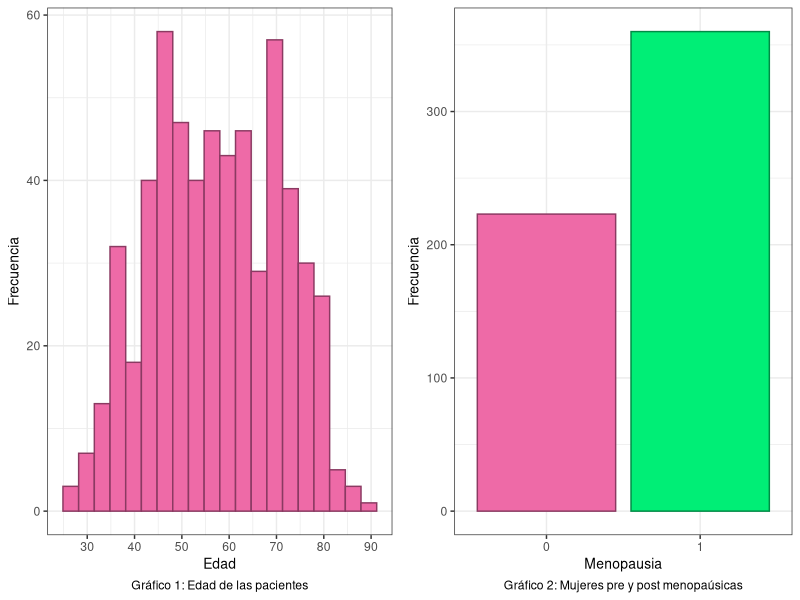
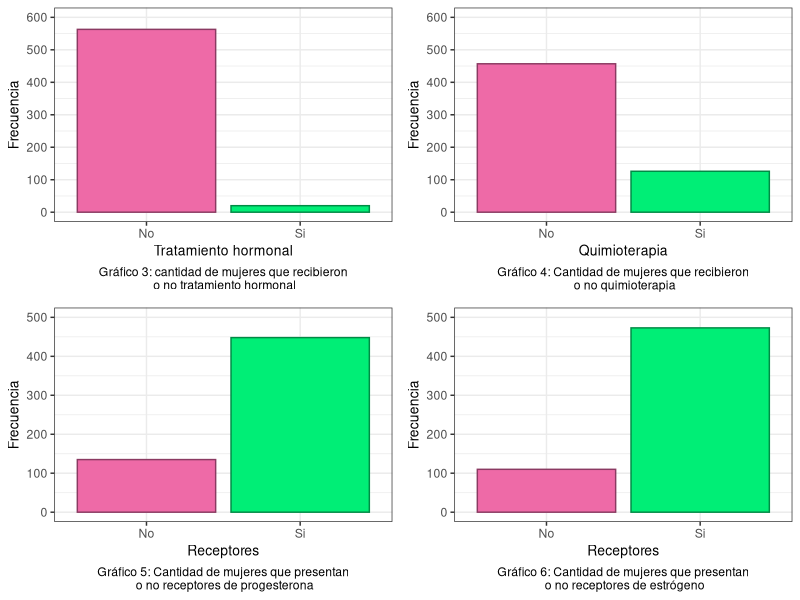
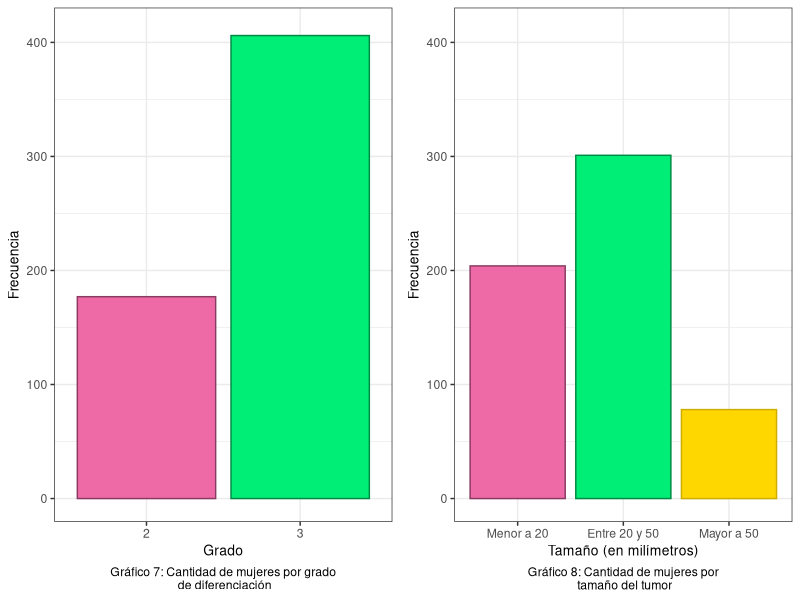
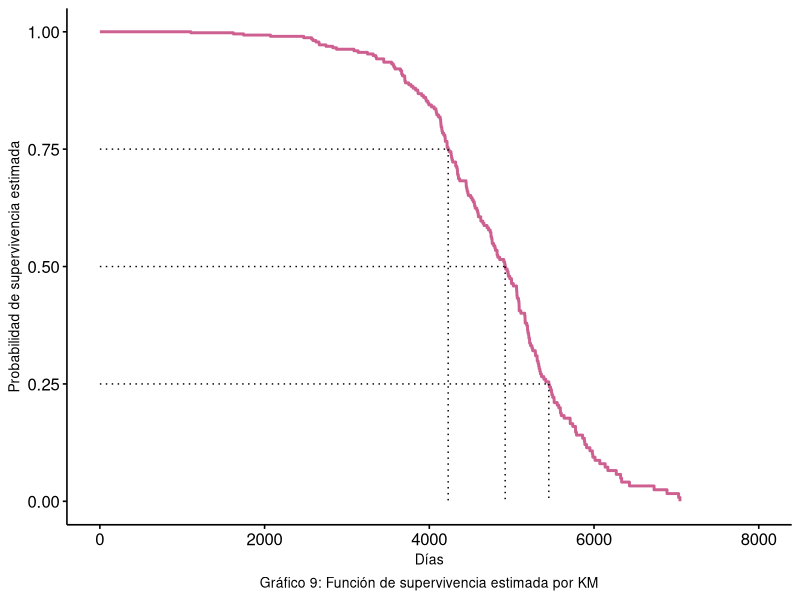
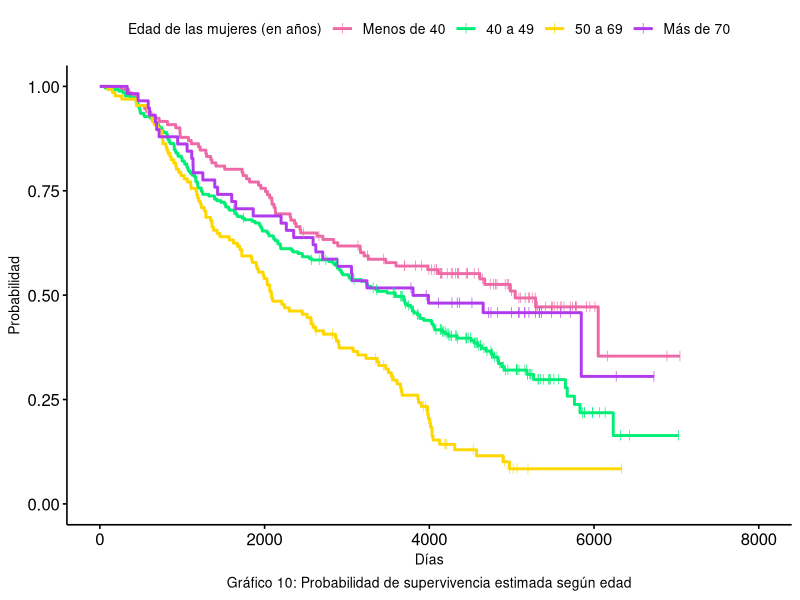
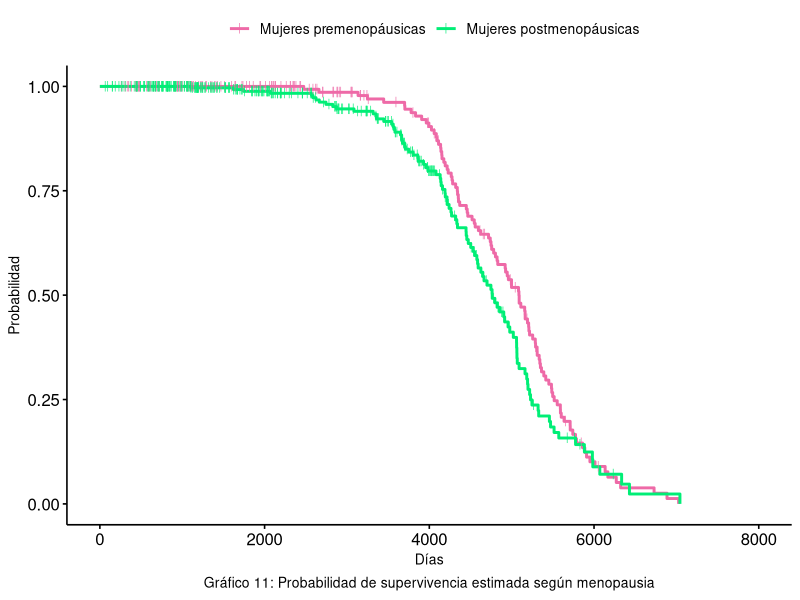
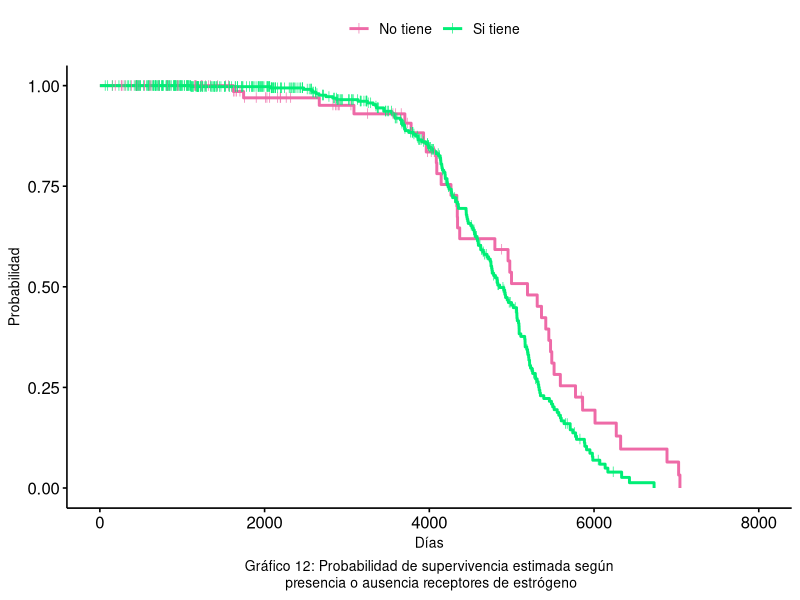
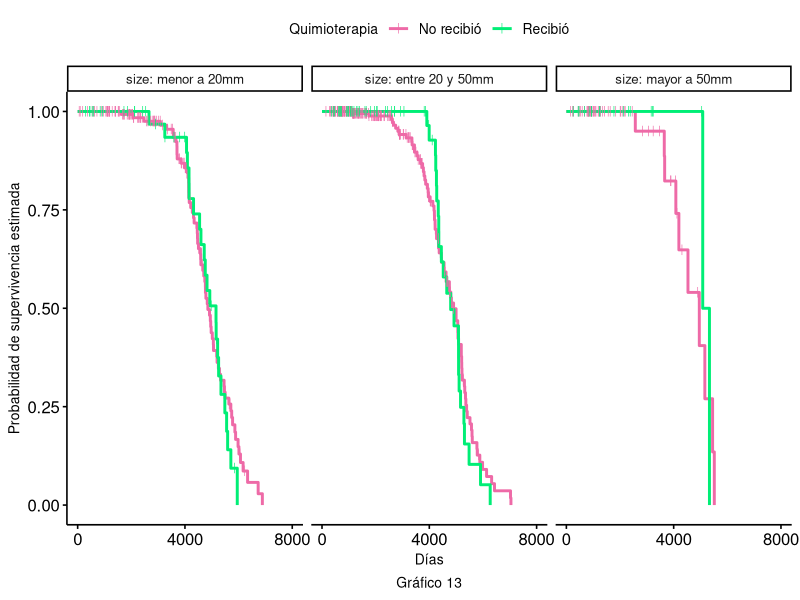

The R script that drew these images, in order:
## ---- chunk 1
library(survival)
library(tidyverse)
library(gridExtra)

datos <- rotterdam %>%
  filter(year <= 1985) %>%
  select(-c(nodes, rtime, recur))


#Conteo de eventos y censuras
#datos %>% 
#  count(death)

# Variable age

grafico1 <- ggplot(data = datos, aes(x = age)) +
  geom_histogram(bins = 20,fill = "hotpink2",
                 color = "hotpink4") +
  scale_x_continuous(breaks = seq(30, 90, by=10)) +
  labs(caption = "Gráfico 1: Edad de las pacientes",
       x = "Edad",
       y = "Frecuencia") +
  theme_bw() +
  theme(axis.title = element_text(size = 10),
        plot.caption = element_text(hjust = 0.5))

# Variable "meno"

grafico2 <- ggplot(data = datos, 
                   aes(x = factor(meno), fill = factor(meno),
                       color = factor(meno))) +
  geom_bar(size = 0.5) +
  scale_fill_manual(values = c("hotpink2","springgreen2")) +
  scale_color_manual(values = c("hotpink4","springgreen4")) +
  labs(caption = "Gráfico 2: Mujeres pre y post menopaúsicas",
       x = "Menopausia",
       y = "Frecuencia") +
  theme_bw() +
  theme(axis.title = element_text(size = 10),
        legend.position = "none",
        plot.caption = element_text(hjust = 0.5))


## ---- chunk 2
grid.arrange(grafico1, grafico2, ncol=2)
## ---- chunk 3

# Variable hormon
grafico3 <- ggplot(data = datos, aes(x=factor(hormon), fill = factor(hormon), color = factor(hormon)))+
  geom_bar(size = 0.5) +
  scale_fill_manual(values = c("hotpink2","springgreen2")) +
  scale_color_manual(values = c("hotpink4","springgreen4")) +
  scale_y_continuous(breaks = seq(0, 600, 100), limits = c(0,600)) +
  scale_x_discrete(label = c("No", "Si")) + 
 labs(caption = "Gráfico 3: cantidad de mujeres que recibieron\n o no tratamiento hormonal",
       x = "Tratamiento hormonal",
       y = "Frecuencia")+
  theme_bw() +
  theme(axis.title = element_text(size = 10),
        legend.position = "none", 
        plot.caption = element_text(hjust = 0.5))

# Variable chemo
grafico4 <- ggplot(data = datos, aes(x=factor(chemo), fill = factor(chemo), color = factor(chemo)))+
  geom_bar(size = 0.5) +
  scale_fill_manual(values = c("hotpink2","springgreen2")) +
  scale_color_manual(values = c("hotpink4","springgreen4")) +
  scale_x_discrete(label = c("No", "Si")) + 
  scale_y_continuous(breaks = seq(0, 600, 100), limits = c(0,600)) +
 labs(caption = "Gráfico 4: Cantidad de mujeres que recibieron\n o no quimioterapia",
       x = "Quimioterapia",
       y = "Frecuencia")+
  theme_bw() +
  theme(axis.title = element_text(size = 10),
        legend.position = "none", 
        plot.caption = element_text(hjust = 0.5))


# Variable pgr
datos_graf <- datos %>% 
  mutate(pgr_cat = ifelse(pgr == 0, 0, 1),
         er_cat = ifelse(er == 0, 0, 1))

grafico5 <- ggplot(data = datos_graf, aes(x = factor(pgr_cat), fill = factor(pgr_cat), color = factor(pgr_cat))) +
  geom_bar(size = 0.5) +
  scale_fill_manual(values = c("hotpink2","springgreen2")) +
  scale_color_manual(values = c("hotpink4","springgreen4")) +
  scale_x_discrete(label = c("No", "Si")) + 
  scale_y_continuous(breaks = seq(0, 500, 100), limits = c(0,500)) +
  labs(caption = "Gráfico 5: Cantidad de mujeres que presentan\n o no receptores de progesterona",
       x = "Receptores",
       y = "Frecuencia")+
  theme_bw() + 
  theme(axis.title = element_text(size = 10),
        legend.position = "none",
        plot.caption = element_text(hjust = 0.5))

# Variable er

grafico6 <- ggplot(data = datos_graf, aes(x = factor(er_cat), fill = factor(er_cat), color = factor(er_cat))) +
  geom_bar(size = 0.5) +
  scale_fill_manual(values = c("hotpink2","springgreen2")) +
  scale_color_manual(values = c("hotpink4","springgreen4")) +
  scale_x_discrete(label = c("No", "Si")) + 
  scale_y_continuous(breaks = seq(0, 500, 100), limits = c(0,500)) +
  labs(caption = "Gráfico 6: Cantidad de mujeres que presentan\n o no receptores de estrógeno",
       x = "Receptores",
       y = "Frecuencia")+
  theme_bw() + 
  theme(axis.title = element_text(size = 10),
        legend.position = "none",
        plot.caption = element_text(hjust = 0.5))

## ---- chunk 4
grid.arrange(grafico3, grafico4, grafico5, grafico6, nrow = 2)
## ---- chunk 5

grafico7 <- ggplot(data = datos, aes(x = factor(grade), fill = factor(grade), color = factor(grade))) +
  geom_bar(size = 0.5) +
  scale_fill_manual(values = c("hotpink2","springgreen2")) +
  scale_color_manual(values = c("hotpink4","springgreen4")) +
  scale_y_continuous(breaks = seq(0, 400, 100), limits = c(0,410)) +
  labs(caption = "Gráfico 7: Cantidad de mujeres por grado\n de diferenciación",
       x = "Grado",
       y = "Frecuencia")+
  theme_bw() +
  theme(axis.title = element_text(size = 10),
        legend.position = "none",
        plot.caption = element_text(hjust = 0.5))

# Variable size

grafico8 <- ggplot(data = datos, aes(x = size, fill = size, color = size)) +
  geom_bar(size = 0.5) +
  scale_fill_manual(values = c("hotpink2","springgreen2", "gold")) +
  scale_color_manual(values = c("hotpink4","springgreen4", "gold3")) +
  scale_x_discrete(labels = c("Menor a 20", "Entre 20 y 50", "Mayor a 50")) +
  scale_y_continuous(breaks = seq(0, 400, 100), limits = c(0,410)) +
  labs(caption = "Gráfico 8: Cantidad de mujeres por\n tamaño del tumor",
       x = "Tamaño (en milímetros)",
       y = "Frecuencia") +
  theme_bw() +
  theme(axis.title = element_text(size = 10),
        legend.position = "none",
        plot.caption = element_text(hjust = 0.5))


## ---- chunk 6
grid.arrange(grafico7, grafico8, nrow=1, ncol = 2 )
## ---- chunk 7
library(survival)
library(survminer)
library(survMisc)
library(ggpubr)

KM.surv <- survfit(Surv(dtime, death == 0 ) ~ 1, data = datos)
#"death == 0" indica la censura.

cuantiles <- data.frame(cbind(
  q = c(.25, .5, .75),
  km.quantile = quantile(KM.surv)$quantile
))

ggsurvplot(fit = KM.surv, data = datos,
           palette = "hotpink3",
           conf.int = F,
           censor = F,
           xlab = "Días",  
           ylab = "Probabilidad de supervivencia estimada",
           legend = "none",
           legend.title="",
           ggtheme = theme_survminer() + 
             theme(axis.title.x = element_text(size = 10),
                   axis.title.y = element_text(size = 10),
                   plot.caption = element_text(hjust = 0.5, size = 10)))$plot + 
  geom_segment(data = cuantiles, aes(x = km.quantile, xend = km.quantile,  y = 1-q, yend = 0), lty = 3) +
  geom_segment(data = cuantiles, aes(x = 0, xend = km.quantile,  y = 1-q, yend = 1-q), lty = 3) +
  labs(caption = "Gráfico 9: Función de supervivencia estimada por KM")
## ---- chunk 8
library(knitr)
# Datos para la tabla
datos_tabla <- data.frame(
  Variable = c("Rango de edad", "Menopausia","Tratamiento hormonal",
               "Quimioterapia","Receptores de progesterona", 
               "Receptores de estrógeno", "Grado de diferenciación", "Tamaño"),
  Test = c("Wilcoxon generalizado", "Wilcoxon generalizado", "Peto-Peto", 
           "Wilcoxon generalizado", "Log-Rank", "Log-Rank", "Log-Rank", "Log-Rank"),
  p_value = c("< 0.0001", "0.01", "0.40", "0.22","0.77", "0.06", "0.44", "0.62")
)

# Imprimir tabla
kable(datos_tabla, align = "c")
## ---- chunk 9
# Función de supervivencia según edad (agrupada en intervalos)
datos1 <- datos %>% 
  mutate(age_range = case_when(
    age < 40 ~ "Menos de 40",
    age >= 40 & age < 50 ~ "40s",
    age >= 50 & age < 70 ~ "50s y 60s",
    age >= 70 ~ "Más de 70"
  ))

KM.segun.age <- survfit(Surv(dtime, death) ~ age_range, data = datos1)

mediana <- data.frame(cbind(
  q = 0.5,
  quantile(KM.segun.age)$quantile 
  #Le saco lo del "km.quantile" porque no lo pone al ser varias categorias.
))


ggsurvplot(fit = KM.segun.age, data = datos1, 
           palette = c("hotpink2", "springgreen2","gold", "darkorchid2"),
           conf.int = F, 
           censor.shape = 124,
           censor.size = 2.5,
           # pval = T,
           # pval.method = T,
           # log.rank.weights = "n",
           xlab = "Días", 
           ylab = "Probabilidad",
           legend.title = "Edad de las mujeres (en años)",
           legend.labs = c("Menos de 40", "40 a 49", "50 a 69","Más de 70"),
           ggtheme = theme_survminer() + 
             theme(axis.title.x = element_text(size = 10),
                   axis.title.y = element_text(size = 10),
                   plot.caption = element_text(hjust = 0.5, size = 10))
           )+ labs(caption = "Gráfico 10: Probabilidad de supervivencia estimada según edad") 
## ---- chunk 10
# Función de supervivencia según menopausia

KM.segun.meno <- survfit(Surv(dtime, death == 0) ~ meno, data = datos)

mediana <- data.frame(cbind(
  q = 0.5,
  quantile(KM.segun.meno)$quantile
))

ggsurvplot(fit = KM.segun.meno, data = datos1,
           palette = c("hotpink2", "springgreen2"),
           conf.int = F, 
           censor.shape = 124,
           censor.size = 2.5,
           xlab = "Días", 
           ylab = "Probabilidad",
           legend.title="",
           legend.labs = c("Mujeres premenopáusicas", "Mujeres postmenopáusicas"),
           ggtheme = theme_survminer() + 
             theme(axis.title.x = element_text(size = 10),
                   axis.title.y = element_text(size = 10),
                   plot.caption = element_text(hjust = 0.5, size = 10))
           #,pval = T, 
           #pval.method = T,
           #log.rank.weights = "n"
           )+ labs(caption = "Gráfico 11: Probabilidad de supervivencia estimada según menopausia") 
## ---- chunk 11
KM.segun.er <- survfit(Surv(dtime, death == 0) ~ er_cat, data = datos_graf)

mediana <- data.frame(cbind(
  q = 0.5,
  quantile(KM.segun.er)$quantile 
))

ggsurvplot(fit = KM.segun.er, data = datos_graf,
           palette = c("hotpink2", "springgreen2"),
           conf.int = F, 
           censor.shape = 124,
           censor.size = 2.5,
           legend.title="",
           legend.labs = c("No tiene", "Si tiene"),
           xlab = "Días", 
           ylab = "Probabilidad",
           ggtheme = theme_survminer() + 
             theme(axis.title.x = element_text(size = 10),
                   axis.title.y = element_text(size = 10),
                   plot.caption = element_text(hjust = 0.5, size = 10))
           #,pval = T, pval.method = T
           ) + labs(caption = "Gráfico 12: Probabilidad de supervivencia estimada según\n presencia o ausencia receptores de estrógeno") 
## ---- chunk 12

# Función de supervivencia según si recibó o no quimioterapia (Gráfico 15)
KM.segun.chemo <- survfit(Surv(dtime, death == 0) ~ chemo, data = datos)

# Modificación del conjunto de datos para proxima aplicación (Gráfico 16):
datos2 <- datos %>% 
  mutate(Scores_size = case_when(
    size == "<=20" ~ 1,
    size == "20-50" ~ 2,
    size == ">50" ~ 3
  ))


## ---- chunk 13
#Esto haría es test estratificado pero no da significativo, si queres podemos mostrarlo para que vean que sabemos hacer un test estratficado.
a <- survdiff(Surv(dtime, death) ~ chemo + strata(Scores_size), data = datos2)

levels(datos2$size) <- c("menor a 20mm", "entre 20 y 50mm", "mayor a 50mm")

ggsurvplot(fit = KM.segun.chemo, data = datos2,
           palette = c("hotpink2", "springgreen2"),
           conf.int = F, 
           censor.shape = 124,
           censor.size = 2.5,
           legend.title="Quimioterapia",
           legend.labs = c("No recibió", "Recibió"),
           xlab = "Días", 
           ylab = "Probabilidad de supervivencia estimada",
           facet.by = "size",
           ggtheme = theme_survminer() + 
             theme(axis.title.x = element_text(size = 10),
                   axis.title.y = element_text(size = 10),
                   plot.caption = element_text(hjust = 0.5, size = 10))) + 
  labs(caption = "Gráfico 13") +
  scale_x_continuous(breaks = c(0, 4000, 8000))
